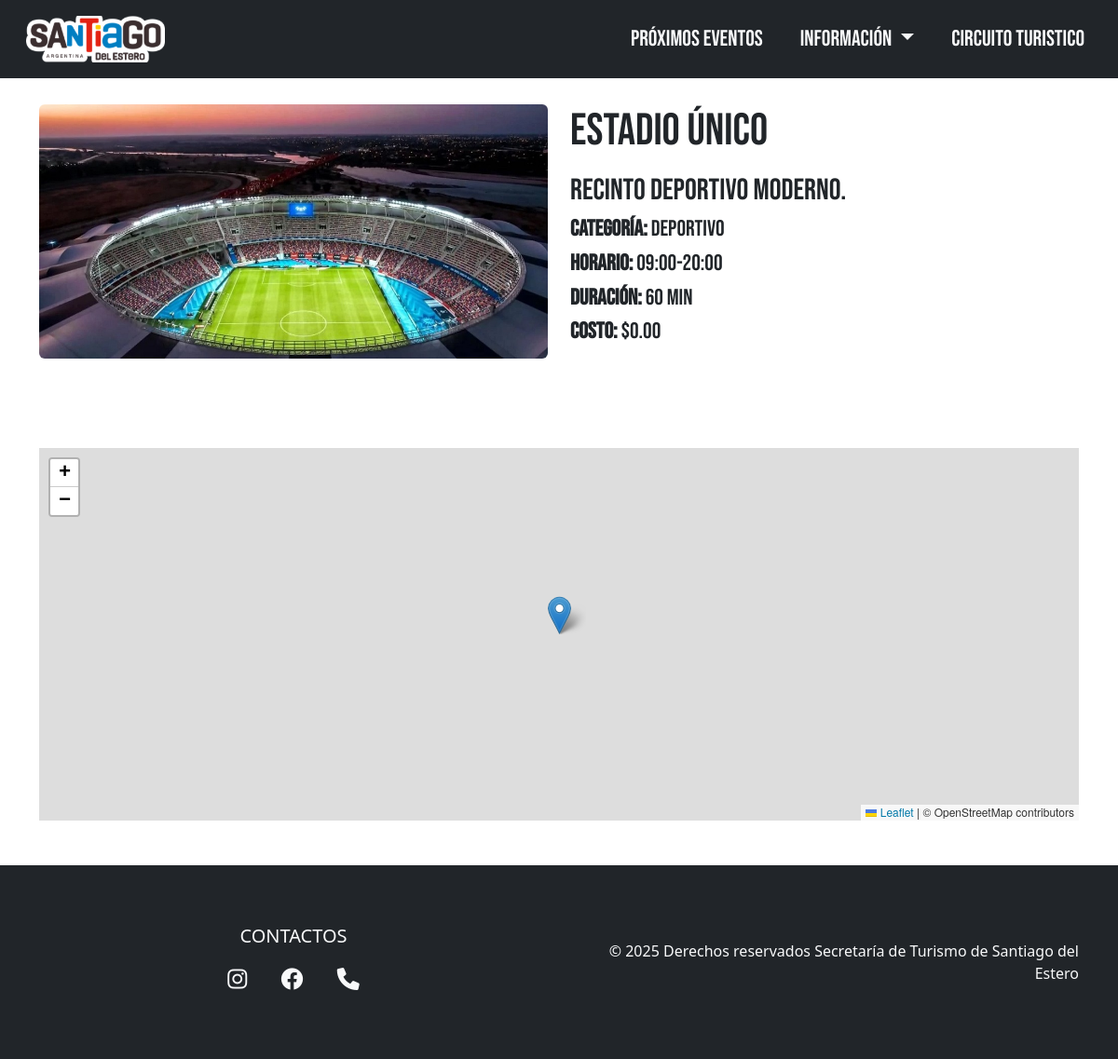
The page /destino.php?id=1 on the database as committed earlier.
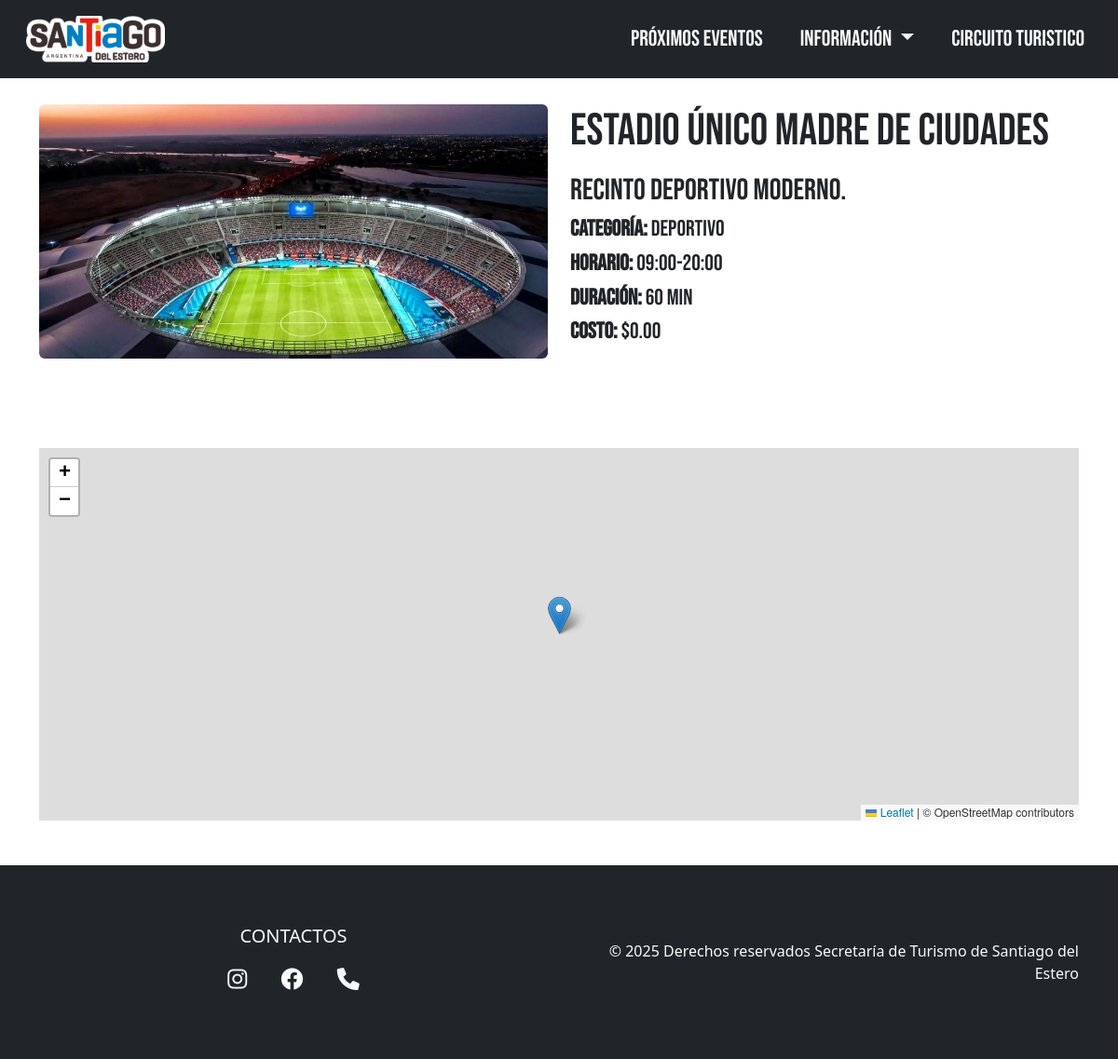
The same page on the database as committed later.
### tables this page shows
CREATE TABLE destinos (
    id INT AUTO_INCREMENT PRIMARY KEY,
    nombre VARCHAR(255) NOT NULL,
    descripcion TEXT,
    horario VARCHAR(100),
    costo DECIMAL(10,2),
    duracion INT,
    duracion_texto VARCHAR(50),
    costo_texto VARCHAR(100),
    accesibilidad VARCHAR(50),
    imagen VARCHAR(255),
    enlace VARCHAR(255),
    latitud DECIMAL(10,6),
    longitud DECIMAL(10,6),
    categoria VARCHAR(100),
    CONSTRAINT uniq_destino_nombre UNIQUE (nombre)
);

### lib/helpers.php (called while the page is built, shortened)
<?php
function resolveImagePath(string $path): string
{
    $trimmed = ltrim($path, './');
    $relative = (substr($trimmed, 0, 4) === 'img/') ? $trimmed : 'img/' . $trimmed;
    $fullPath = dirname(__DIR__) . '/' . $relative;
    return './' . $relative;
}

### destino.php (the view, shortened to what this page needs)
<?php
require_once __DIR__ . '/db.php';
require_once __DIR__ . '/lib/helpers.php';
$id = $_GET['id'] ?? 0;
$stmt = $pdo->prepare('SELECT * FROM destinos WHERE id = ?');
$stmt->execute([$id]);
$dest = $stmt->fetch();
?>
<!DOCTYPE html>
<html lang="es">
<head>
  <link rel="stylesheet" href="https://unpkg.com/leaflet@1.9.4/dist/leaflet.css" />
</head>
<body class="bg-body bebas-neue-regular">
  <header class="pb-3">
  </header>
  <main class="container pt-5 mt-5 mb-5">
    <div class="row mb-5 pb-5">
      <div class="col-md-6">
        <img src="<?= resolveImagePath($dest['imagen']) ?>" class="img-fluid rounded" alt="<?= htmlspecialchars($dest['nombre']) ?>">
      </div>
      <div class="col-md-6">
        <h1 class="mb-3" style="font-size:3em;"><?= htmlspecialchars($dest['nombre']) ?></h1>
        <h2><?= htmlspecialchars($dest['descripcion']) ?></h2>
        <h4><strong>Categoría:</strong> <?= htmlspecialchars($dest['categoria']) ?></h4>
        <h4><strong>Horario:</strong> <?= htmlspecialchars($dest['horario']) ?></h4>
        <h4><strong>Duración:</strong> <?= (int)$dest['duracion'] ?> min</h4>
        <h4><strong>Costo:</strong> $<?= number_format($dest['costo'], 2) ?></h4>
      </div>
    </div>
    <div id="map" style="height:400px"></div>
  </main>
</body>
</html>

Rows that differ between the two databases and show on the page:
changed destinos "Recinto deportivo moderno.": nombre "Estadio Único" → "Estadio Único Madre de Ciudades"
